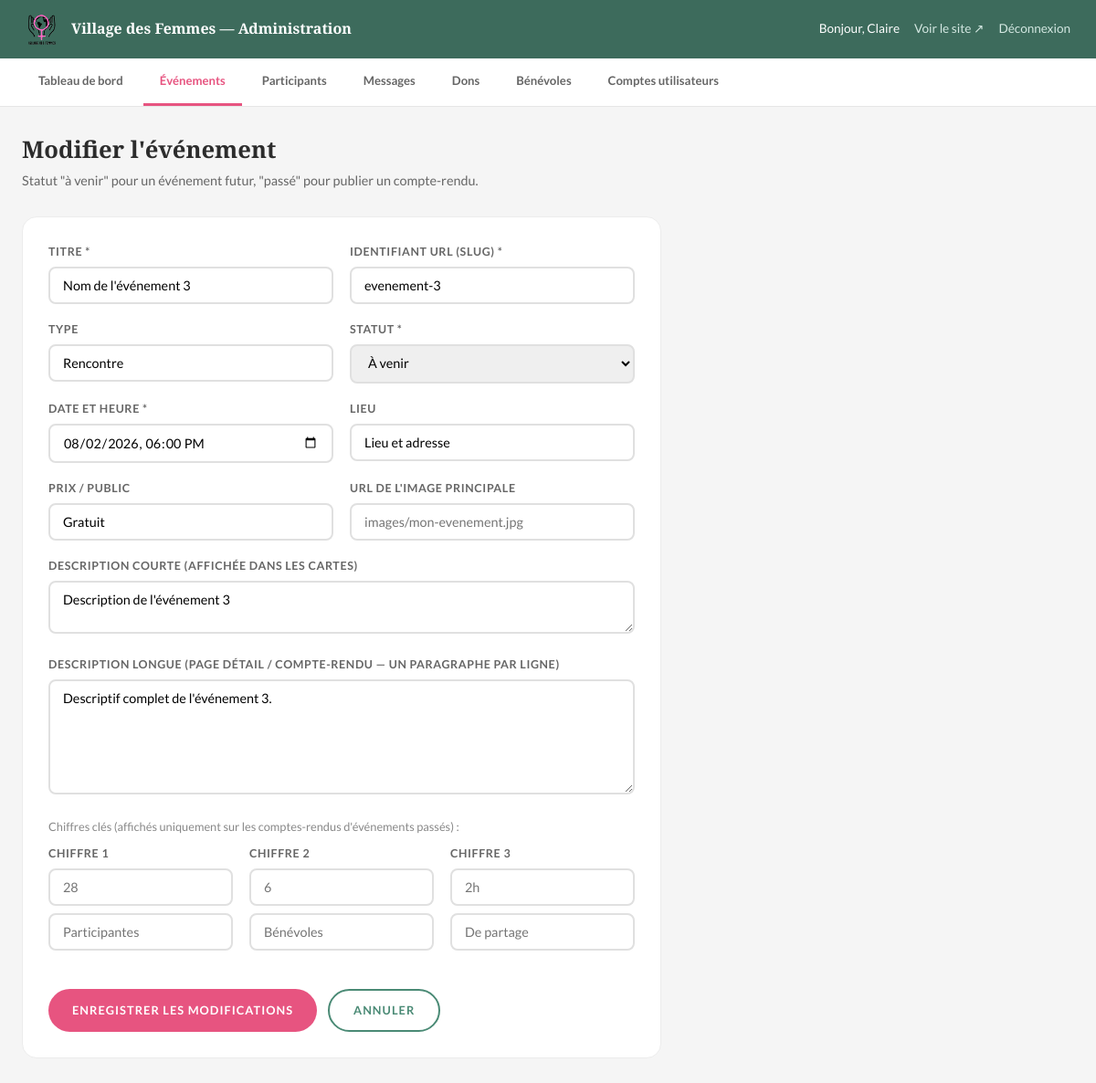
Page /admin/evenement-form.php?id=3 (signed in) on the committed database.
### tables this page shows
CREATE TABLE evenements (
    id                  INT AUTO_INCREMENT PRIMARY KEY,
    titre               VARCHAR(255) NOT NULL,
    slug                VARCHAR(255) NOT NULL UNIQUE,    
    type_evenement      VARCHAR(100),                    
    description_courte  TEXT,                            
    description_longue  TEXT,                            
    date_debut          DATETIME NOT NULL,
    date_fin            DATETIME,
    lieu                VARCHAR(255),
    prix_public         VARCHAR(150),                    
    image_principale    VARCHAR(500),
    places_max          INT,
    statut              ENUM('a_venir', 'en_cours', 'passe', 'annule') NOT NULL DEFAULT 'a_venir',
     
    chiffre1_nombre     VARCHAR(20),
    chiffre1_label      VARCHAR(100),
    chiffre2_nombre     VARCHAR(20),
    chiffre2_label      VARCHAR(100),
    chiffre3_nombre     VARCHAR(20),
    chiffre3_label      VARCHAR(100),
    cree_par            INT,
    date_creation       DATETIME NOT NULL DEFAULT CURRENT_TIMESTAMP,
    FOREIGN KEY (cree_par) REFERENCES utilisateurs(id) ON DELETE SET NULL
);

### admin/evenement-form.php (the view, shortened to what this page needs)
<?php
$pdo = getPDO();
$id = isset($_GET['id']) ? (int) $_GET['id'] : null;
$evenement = null;
if ($id) {
    $stmt = $pdo->prepare("SELECT * FROM evenements WHERE id = :id");
    $stmt->execute(['id' => $id]);
    $evenement = $stmt->fetch();
}
$v = fn($champ, $defaut = '') => htmlspecialchars($_POST[$champ] ?? $evenement[$champ] ?? $defaut);
$date_debut_value = '';
if (!empty($_POST['date_debut'])) {
    $date_debut_value = $_POST['date_debut'];
} elseif (!empty($evenement['date_debut'])) {
    $date_debut_value = date('Y-m-d\TH:i', strtotime($evenement['date_debut']));
}
$statut_value = $_POST['statut'] ?? $evenement['statut'] ?? 'a_venir';
?>
<!DOCTYPE html>
<html lang="fr">
<head>
  <link rel="stylesheet" href="../styles.css" />
  <link rel="stylesheet" href="admin.css" />
</head>
<body class="admin-body">
  <?php include 'includes/admin-header.php'; ?>
  <div class="admin-content">
    <h1><?= $evenement ? 'Modifier l\'événement' : 'Ajouter un événement' ?></h1>
    <p class="admin-sous-titre">
      Statut "à venir" pour un événement futur, "passé" pour publier un compte-rendu.
    </p>
    <form method="POST" class="admin-form-card">
      <div class="admin-form-row">
        <div class="form-group">
          <label for="titre">Titre *</label>
          <input type="text" id="titre" name="titre" value="<?= $v('titre') ?>" required />
        </div>
        <div class="form-group">
          <label for="slug">Identifiant URL (slug) *</label>
          <input type="text" id="slug" name="slug" value="<?= $v('slug') ?>" placeholder="ex: cafe-printemps-2026" required />
        </div>
      </div>
      <div class="admin-form-row">
        <div class="form-group">
          <label for="type_evenement">Type</label>
          <input type="text" id="type_evenement" name="type_evenement" value="<?= $v('type_evenement') ?>" placeholder="Atelier, Permanence, Rencontre…" />
        </div>
        <div class="form-group">
          <label for="statut">Statut *</label>
          <select id="statut" name="statut" required>
            <option value="a_venir" <?= $statut_value === 'a_venir' ? 'selected' : '' ?>>À venir</option>
          </select>
        </div>
      </div>
      <div class="admin-form-row">
        <div class="form-group">
          <label for="date_debut">Date et heure *</label>
          <input type="datetime-local" id="date_debut" name="date_debut" value="<?= htmlspecialchars($date_debut_value) ?>" required />
        </div>
        <div class="form-group">
          <label for="lieu">Lieu</label>
          <input type="text" id="lieu" name="lieu" value="<?= $v('lieu') ?>" />
        </div>
      </div>
      <div class="admin-form-row">
        <div class="form-group">
          <label for="prix_public">Prix / Public</label>
          <input type="text" id="prix_public" name="prix_public" value="<?= $v('prix_public') ?>" placeholder="ex: Gratuit · Ouvert à toutes" />
        </div>
        <div class="form-group">
          <label for="image_principale">URL de l'image principale</label>
          <input type="text" id="image_principale" name="image_principale" value="<?= $v('image_principale') ?>" placeholder="images/mon-evenement.jpg" />
        </div>
      </div>
      <div class="form-group">
        <label for="description_courte">Description courte (affichée dans les cartes)</label>
        <textarea id="description_courte" name="description_courte" rows="2"><?= $v('description_courte') ?></textarea>
      </div>
      <div class="form-group">
        <label for="description_longue">Description longue (page détail / compte-rendu — un paragraphe par ligne)</label>
        <textarea id="description_longue" name="description_longue" rows="6"><?= htmlspecialchars($_POST['description_longue'] ?? $evenement['description_longue'] ?? '') ?></textarea>
      </div>
      <p style="font-size:0.8rem; color:#888; margin-bottom:10px;">
        Chiffres clés (affichés uniquement sur les comptes-rendus d'événements passés) :
      </p>
      <div class="admin-form-row-3">
        <div class="form-group">
          <label>Chiffre 1</label>
          <input type="text" name="chiffre1_nombre" value="<?= $v('chiffre1_nombre') ?>" placeholder="28" />
          <input type="text" name="chiffre1_label" value="<?= $v('chiffre1_label') ?>" placeholder="Participantes" style="margin-top:8px;" />
        </div>
        <div class="form-group">
          <label>Chiffre 2</label>
          <input type="text" name="chiffre2_nombre" value="<?= $v('chiffre2_nombre') ?>" placeholder="6" />
          <input type="text" name="chiffre2_label" value="<?= $v('chiffre2_label') ?>" placeholder="Bénévoles" style="margin-top:8px;" />
        </div>
        <div class="form-group">
          <label>Chiffre 3</label>
          <input type="text" name="chiffre3_nombre" value="<?= $v('chiffre3_nombre') ?>" placeholder="2h" />
          <input type="text" name="chiffre3_label" value="<?= $v('chiffre3_label') ?>" placeholder="De partage" style="margin-top:8px;" />
        </div>
      </div>
      <div style="display:flex; gap:12px; margin-top:24px;">
        <button type="submit" class="btn btn-rose"><?= $evenement ? 'Enregistrer les modifications' : 'Créer l\'événement' ?></button>
        <a href="evenements.php" class="btn btn-outline-vert">Annuler</a>
      </div>
    </form>
  </div>
</body>
</html>

### styles.css (style rules this page uses)
:root { --rose-pale: #F9D6D8; --rose-vif: #E75480; --rose-bouton: #C8455A; --vert-sauge: #8FBC8F; --vert-fonce: #3D6B5C; --vert-btn: #4A8A75; --noir: #1a1a1a; --blanc: #FFFFFF; --gris-clair: #F5F5F5; --texte: #2C2C2C; --texte-clair: #666666; --radius: 8px; --radius-lg: 16px; --transition: 0.25s ease; }
*, *::before, *::after { box-sizing: border-box; margin: 0; padding: 0; }
html { scroll-behavior: smooth; }
body { font-family: 'Lato', sans-serif; color: var(--texte); background: var(--blanc); line-height: 1.6; }
a { text-decoration: none; color: inherit; }
h1, h2, h3, h4 { font-family: 'Playfair Display', serif; line-height: 1.2; }
h1 { font-size: clamp(2rem, 5vw, 3rem); }
.btn { display: inline-block; padding: 11px 26px; border-radius: 30px; font-family: 'Lato', sans-serif; font-size: 0.8rem; font-weight: 700; text-transform: uppercase; letter-spacing: 0.08em; cursor: pointer; border: none; transition: all var(--transition); }
.btn-rose { background: var(--rose-vif); color: var(--blanc); }
.btn-outline-vert { background: transparent; color: var(--vert-btn); border: 2px solid var(--vert-btn); }

### admin/admin.css (style rules this page uses)
.admin-body { background: var(--gris-clair); min-height: 100vh; }
.admin-content { max-width: 1200px; margin: 0 auto; padding: 32px 24px 60px; }
.admin-content h1 { font-size: 1.6rem; margin-bottom: 6px; }
.admin-sous-titre { color: var(--texte-clair); font-size: 0.9rem; margin-bottom: 28px; }
.admin-form-card { background: var(--blanc); border-radius: var(--radius-lg); border: 1px solid #ececec; padding: 28px; max-width: 700px; }
.admin-form-card .form-group { margin-bottom: 18px; }
.admin-form-card label { display: block; font-size: 0.78rem; font-weight: 700; text-transform: uppercase; letter-spacing: 0.05em; margin-bottom: 6px; color: var(--texte-clair); }
.admin-form-card input, .admin-form-card select, .admin-form-card textarea { width: 100%; padding: 10px 14px; border: 2px solid #e0e0e0; border-radius: var(--radius); font-family: 'Lato', sans-serif; font-size: 0.9rem; outline: none; }
.admin-form-row { display: grid; grid-template-columns: 1fr 1fr; gap: 18px; }
.admin-form-row-3 { display: grid; grid-template-columns: 1fr 1fr 1fr; gap: 18px; }

### rows in the picture
evenements: titre "Nom de l'événement 3", slug "evenement-3", type_evenement "Rencontre", statut "À venir", date_debut "08/02/2026 18:00", lieu "Lieu et adresse", prix_public "Gratuit", description_courte "Description de l'événement 3", description_longue "Descriptif complet de l'événement 3."

### other values in the picture
$_SESSION['prenom'] "Claire"
